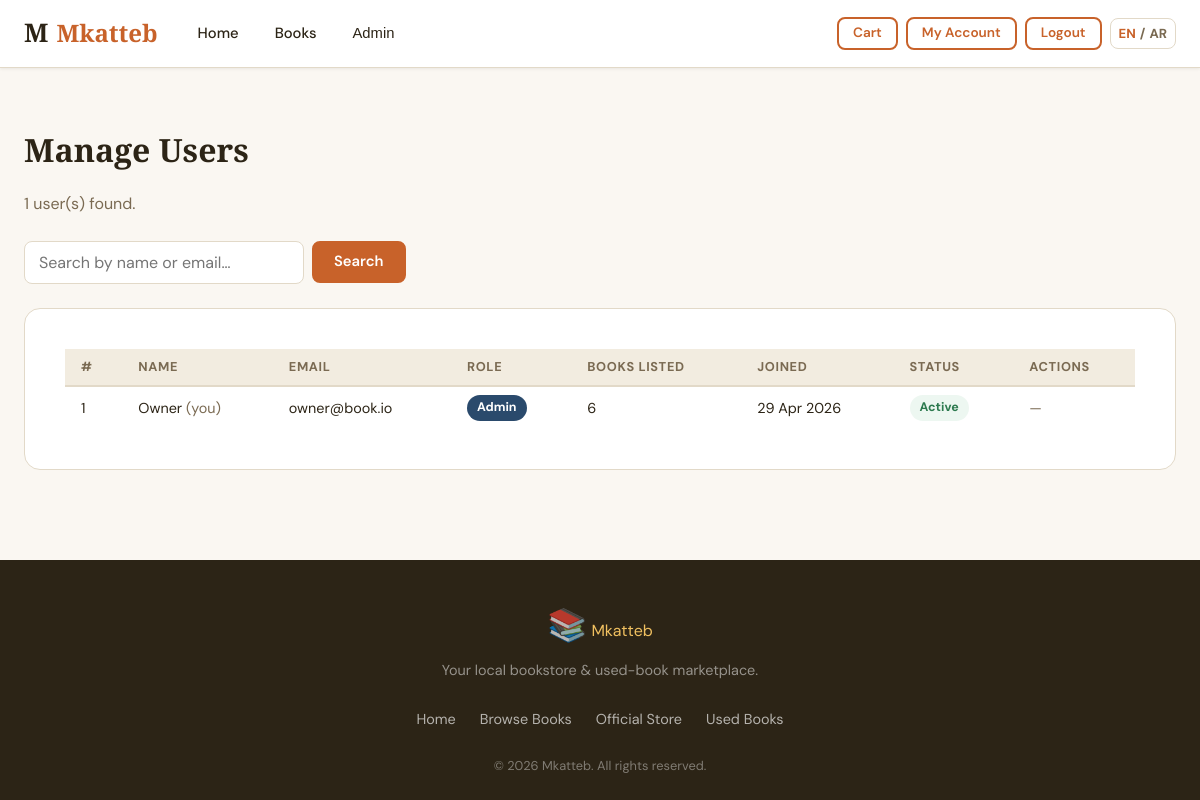
The page /admin/users.php (signed in) on the database its author committed.
### tables this page shows
CREATE TABLE IF NOT EXISTS users (
    id          INT UNSIGNED AUTO_INCREMENT PRIMARY KEY,
    name        VARCHAR(120)    NOT NULL,
    email       VARCHAR(180)    NOT NULL UNIQUE,
    password    VARCHAR(255)    NOT NULL,
    role        ENUM('user','admin') NOT NULL DEFAULT 'user',
    avatar      VARCHAR(255)    NULL,
    phone       VARCHAR(30)     NULL,
    address     TEXT            NULL,
    is_blocked  TINYINT(1)      NOT NULL DEFAULT 0,
    created_at  DATETIME        NOT NULL DEFAULT CURRENT_TIMESTAMP,
    updated_at  DATETIME        NOT NULL DEFAULT CURRENT_TIMESTAMP ON UPDATE CURRENT_TIMESTAMP
);

### includes/functions.php (called while the page is built, shortened)
<?php
function e(string $str): string {
    return htmlspecialchars($str, ENT_QUOTES | ENT_HTML5, 'UTF-8');
}

### includes/auth.php (called while the page is built, shortened)
<?php
require_once __DIR__ . '/functions.php';
function currentUserId(): ?int {
    return $_SESSION['user_id'] ?? null;
}

### public/admin/users.php (the view, shortened to what this page needs)
<?php
require_once __DIR__ . '/../../includes/auth.php';
require_once __DIR__ . '/../../includes/functions.php';
$pdo = db();
$search = trim($_GET['q'] ?? '');
$params = [];
$where  = '';
$stmt  = $pdo->prepare("SELECT * FROM users {$where} ORDER BY created_at DESC");
$stmt->execute($params);
$users = $stmt->fetchAll();
include __DIR__ . '/../../includes/header.php';
?>
<div class="container admin-page">
    <div class="page-header">
        <h1>Manage Users</h1>
        <p class="page-sub"><?= count($users) ?> user(s) found.</p>
    </div>
    <form method="get" class="search-bar-form">
        <input type="search" name="q" class="form-input" value="<?= e($search) ?>"
               placeholder="Search by name or email…">
        <button type="submit" class="btn btn--primary">Search</button>
    </form>
    <section class="card">
        <table class="books-table">
            <thead>
                <tr>
                    <th>#</th>
                    <th>Name</th>
                    <th>Email</th>
                    <th>Role</th>
                    <th>Books Listed</th>
                    <th>Joined</th>
                    <th>Status</th>
                    <th>Actions</th>
                </tr>
            </thead>
            <tbody>
                <?php foreach ($users as $u):
                    $bookCount = $pdo->prepare('SELECT COUNT(*) FROM books WHERE seller_id = ?');
                    $bookCount->execute([$u['id']]);
                    $bc = $bookCount->fetchColumn();
                ?>
                <tr class="<?= $u['is_blocked'] ? 'row--blocked' : '' ?>">
                    <td><?= (int)$u['id'] ?></td>
                    <td>
                        <?= e($u['name']) ?>
                        <?php if ($u['id'] === currentUserId()): ?>
                            <span class="text-muted">(you)</span>
                        <?php endif; ?>
                    </td>
                    <td><?= e($u['email']) ?></td>
                    <td><span class="badge-role badge-role--<?= e($u['role']) ?>"><?= e(ucfirst($u['role'])) ?></span></td>
                    <td><?= (int)$bc ?></td>
                    <td><?= date('d M Y', strtotime($u['created_at'])) ?></td>
                    <td>
                        <?= $u['is_blocked']
                            ? '<span class="status status--blocked">Blocked</span>'
                            : '<span class="status status--active">Active</span>' ?>
                    </td>
                    <td class="actions">
                        <?php if ($u['id'] !== currentUserId()): ?>
                        <form method="post" class="inline-form">
                            <?= csrfField() ?>
                            <input type="hidden" name="user_id" value="<?= (int)$u['id'] ?>">
                            <?php if ($u['is_blocked']): ?>
                                <button
                                    name="action"
                                    value="unblock"
                                    class="btn btn--sm btn--primary"
                                    data-confirm="Are you sure you want to unblock this user?"
                                >
                                    Unblock
                                </button>
                            <?php else: ?>
                                <button
                                    name="action"
                                    value="block"
                                    class="btn btn--sm btn--warning"
                                    data-confirm="Are you sure you want to block this user?"
                                >
                                    Block
                                </button>
                            <?php endif; ?>
                            <?php if ($u['role'] !== 'admin'): ?>
                            <button
                                name="action"
                                value="delete"
                                class="btn btn--sm btn--danger"
                                data-confirm="Are you sure you want to delete this user? This action cannot be undone."
                            >
                                Delete
                            </button>
                            <?php endif; ?>
                        </form>
                        <?php else: ?>
                        <span class="text-muted">—</span>
                        <?php endif; ?>
                    </td>
                </tr>
                <?php endforeach; ?>
            </tbody>
        </table>
    </section>
</div>
<?php include __DIR__ . '/../../includes/footer.php'; ?>

### rows shown on the page
users: id "1", name "Owner", shows "(you)", email "owner@book.io", role "Admin", bc "6", created_at "29 Apr 2026", is_blocked "Active"

### other values the page prints
$siteName "Mkatteb"
t($link['label_key']) "Home"
t($link['label_key']) "Books"
t('admin') "Admin"
t('cart') "Cart"
t('my_account') "My Account"
t('logout') "Logout"
count($users) "1"
